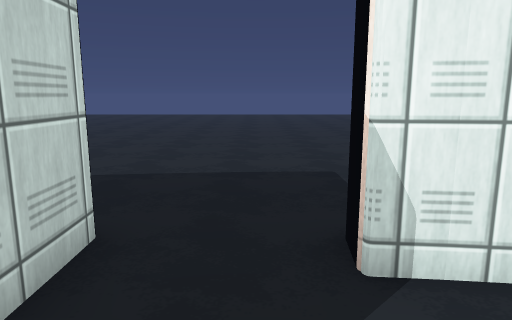
[1] (above)

15 first-person views from a walk through a Unity game level. The camera is 1.5 m above the floor, tilts 10° down and sees 70° across. The floor is counted in squares, 1 m on a side. Each view is taken from the middle of a square. On the plan, view 1 faces up. The plan holds only what a view shows up to about 16 squares ahead; the rest is blank. The place goes on beyond the plan. The player is left out. Some surface patterns are stand-ins.

[2]
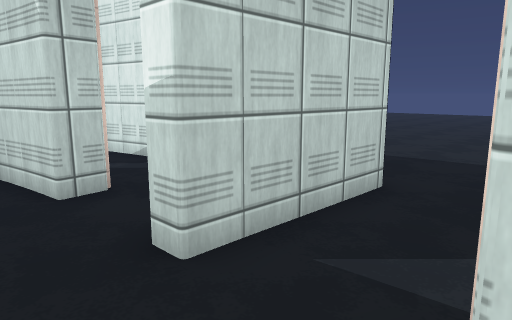

[3]
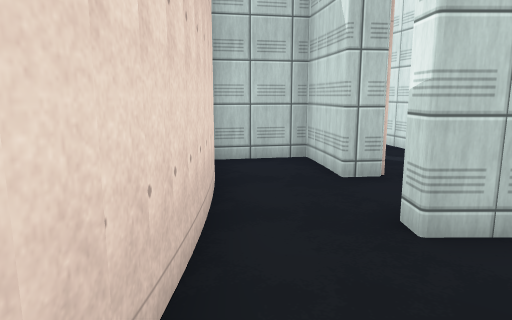

[4]
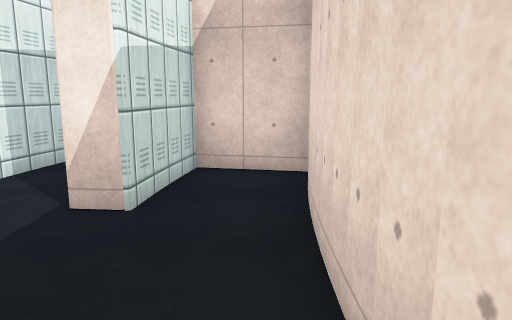

[5]
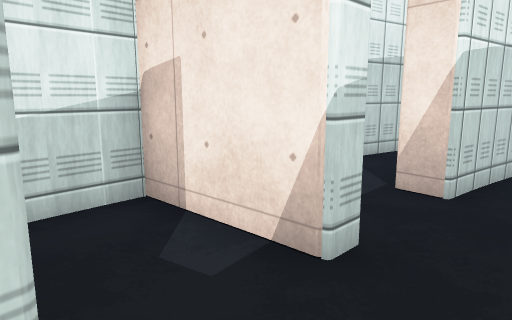

[6]
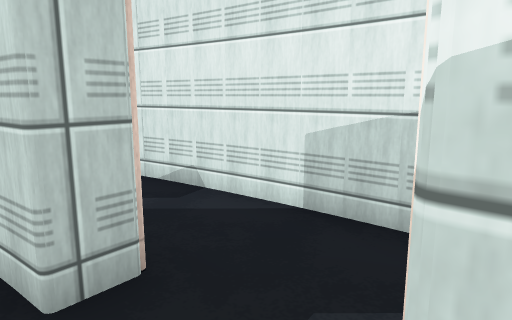

[7]
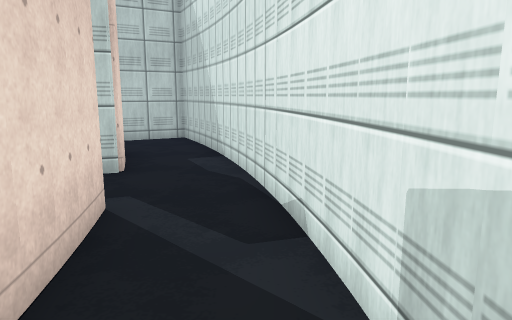

[8]
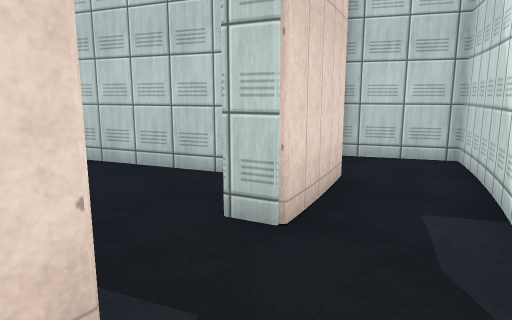

[9]
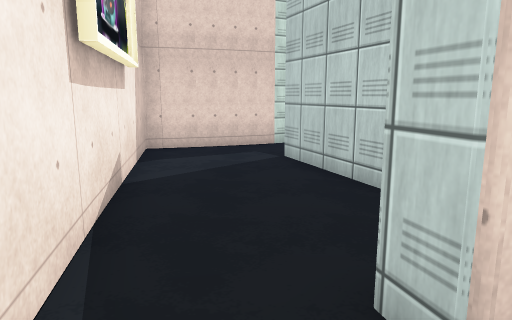

[10]
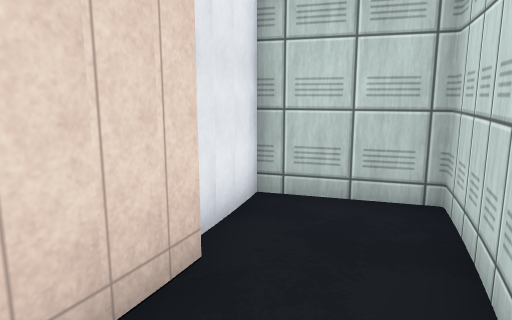

[11]
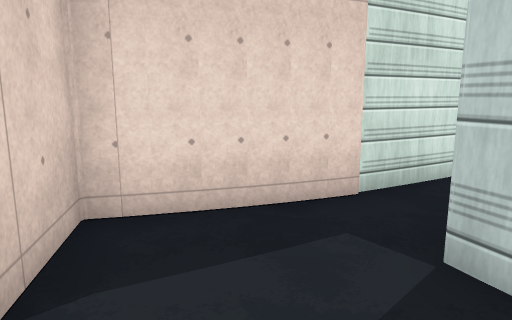

[12]
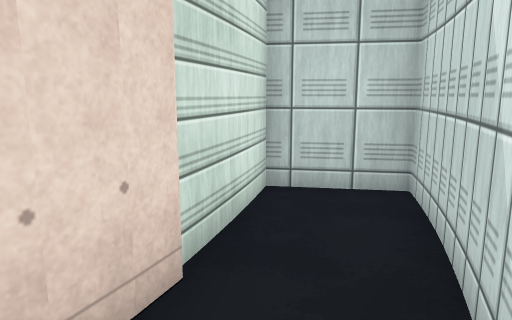

[13]
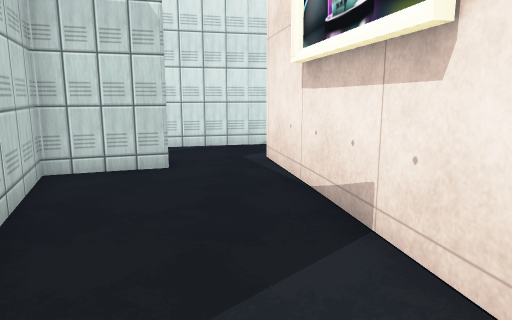

[14]
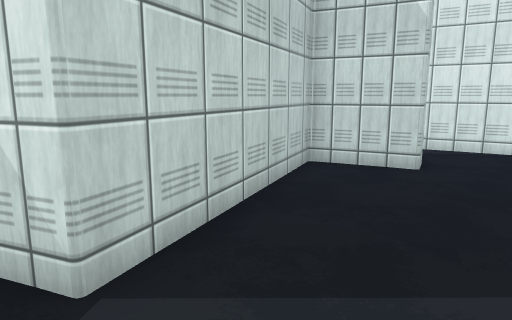

[15]
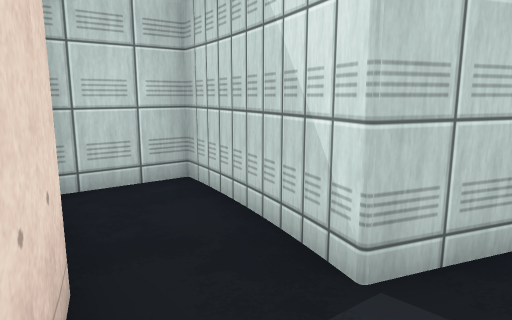

### Floor plan
Points are (right, up) in squares from view 1. A wall is a line through its corners. A room is listed if a view was taken in it or the views show most of it. See-through windows are left out.
Room 1 (views 1, 2, 3, 6)
walls: (-1.7, -0.2) (-2.3, -0.3); (-1.8, -2.5) (2, -2.8); (3.1, -3) (3.5, -0.6) (0.6, -0.3) (0.7, 0.5)
ways out: opening at (-2, -1.5) to room 2; opening at (-0.5, 0)
Room 2 (views 4, 5)
walls: (-4.4, -2.7) (-1.7, -2.6); (-4.8, 0.6) (-4.6, -0.4) (-7, -0.7) (-6.5, -3)
ways out: opening at (-2, -1.5) to room 1; opening at (-3.5, 0) to room 3
Room 3 (views 7, 8)
walls: (-7.7, 0) (-4.8, 0.6); (-2.3, -0.3) (-2.4, 3) (-7.6, 2.6)
ways out: opening at (-3.5, 0) to room 2; opening at (-8, 1) to room 4
Room 4 (views 9, 10, 11, 12, 13, 14, 15)
walls: (-12.9, -1.6) (-10.1, -0.6) (-9.8, -1.4) (-12.1, -2.2) (-9.7, -8.2); (-7.4, -9.6) (-5.9, -9.2) (-7.7, 0); (-10.7, 1.7) (-11.4, 1.4); (-11.3, 1.6) (-12.9, 0.9); (-9.6, -10.4) (-7.3, -9.5); (-7.5, 2.4) (-10.8, 1.8)
ways out: opening at (-8, 1) to room 3; opening at (-12, 0) to room 5; opening at (-10, -9) to room 6
Room 5 (no view inside)
walls: (-12.9, 0.9) (-16.3, -0.5) (-15, -3)
ways out: opening at (-12, 0) to room 4; opening at (-14, -2)
Room 6 (no view inside)
walls: (-11.7, -9.1) (-13.8, -10.2) (-12.4, -12) (-9.6, -10.6); (-9.7, -8.2) (-11.9, -9.1)
ways out: opening at (-10, -9) to room 4

Positions as (right, up) in squares from view 1, and headings:
1: (0, 0), facing up
2: (1, -2), facing up-left
3: (2, -2), facing left
4: (-4, -2), facing right
5: (-5, -2), facing up-right
6: (-2, -1), facing up-left
7: (-3, 2), facing left
8: (-7, 2), facing down-left
9: (-9, 1), facing down
10: (-11, 1), facing down-left
11: (-8, -5), facing down
12: (-8, -8), facing down-left
13: (-8, -9), facing up
14: (-7, -9), facing up-left
15: (-7, -9), facing left
